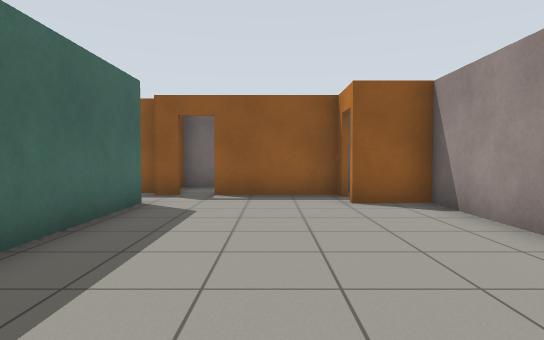
View 1 (above)

16 first-person views from a walk through a robot-simulator world made for Gazebo. The camera is 0.94 m above the floor, tilts 2° down and sees 75° across. The floor is counted in squares, 1 m on a side. Each view is taken from the middle of a square. On the plan, view 1 faces up. The plan holds only what a view shows up to about 12 squares ahead; the rest is blank.

View 2
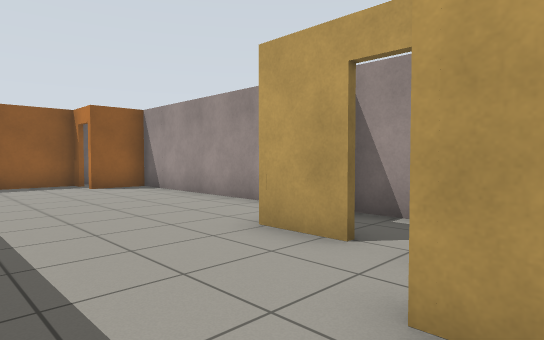

View 3
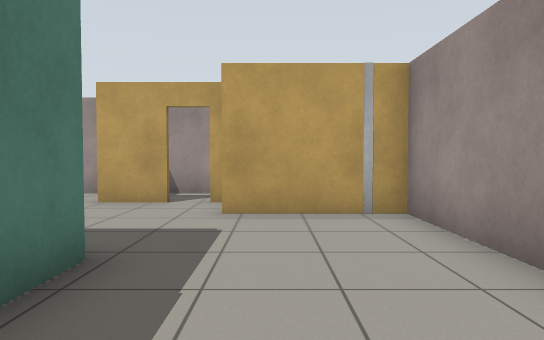

View 4
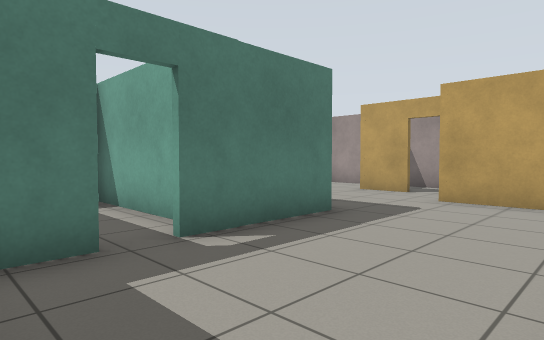

View 5
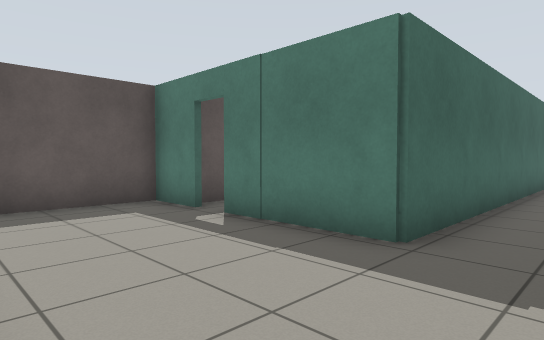

View 6
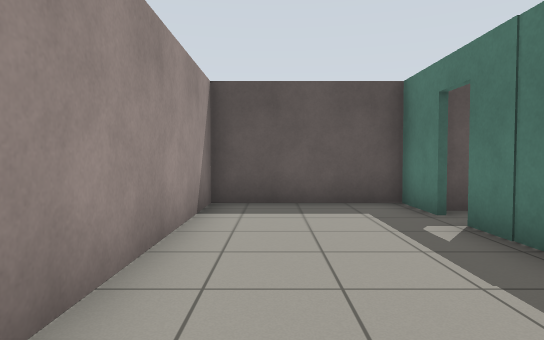

View 7
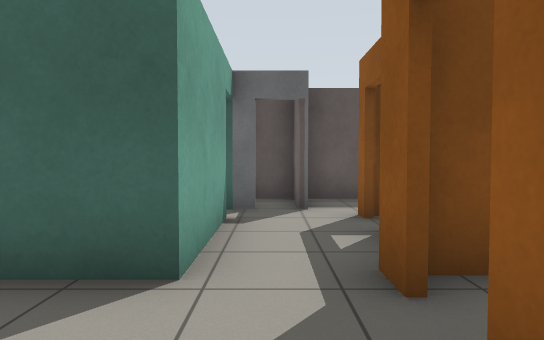

View 8
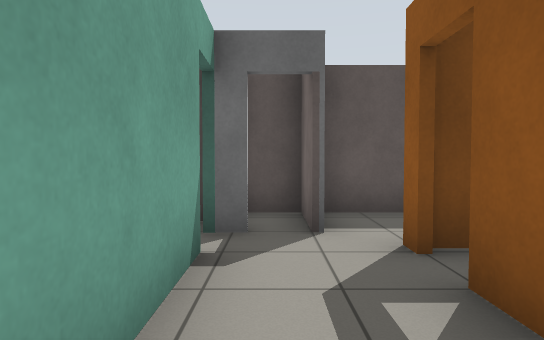

View 9
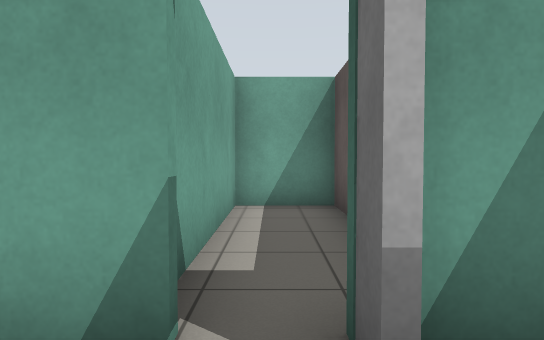

View 10
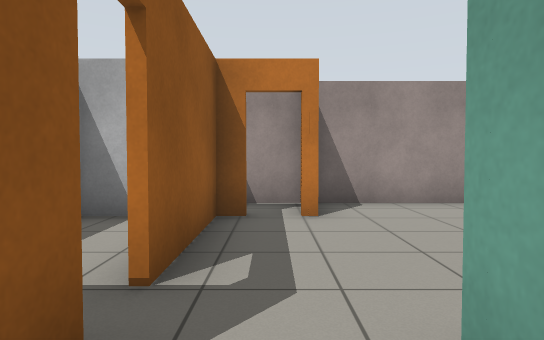

View 11
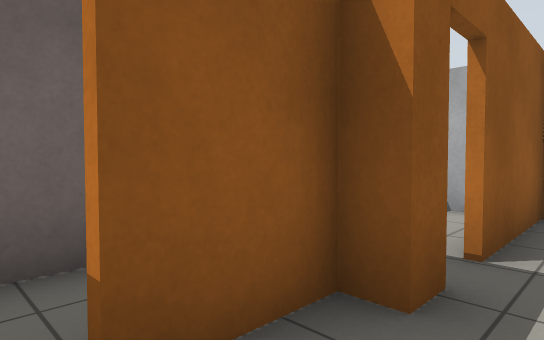

View 12
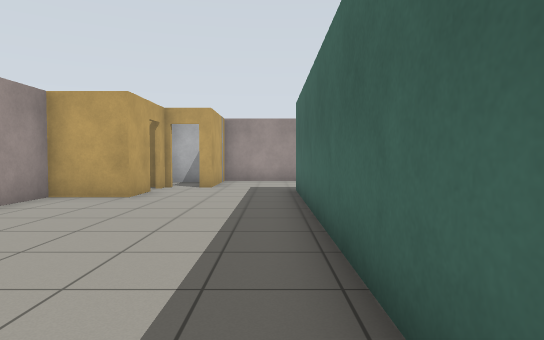

View 13
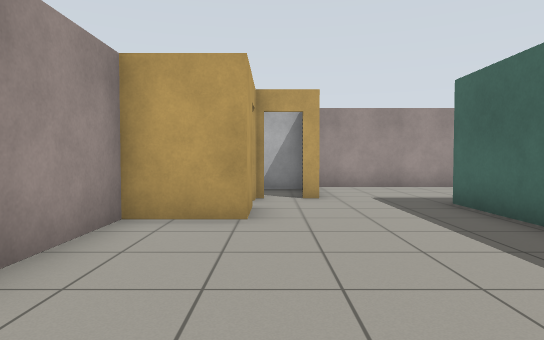

View 14
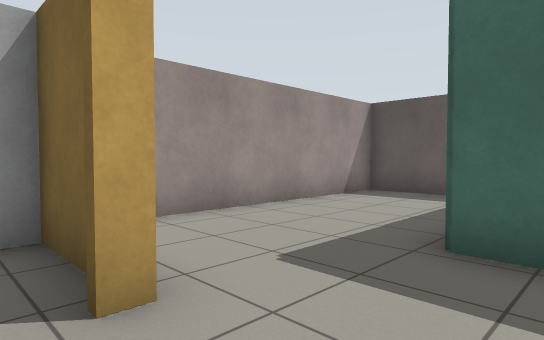

View 15
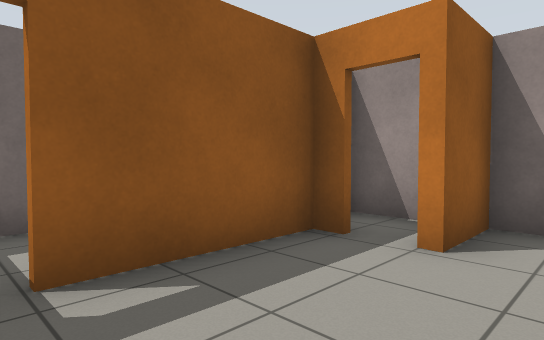

View 16
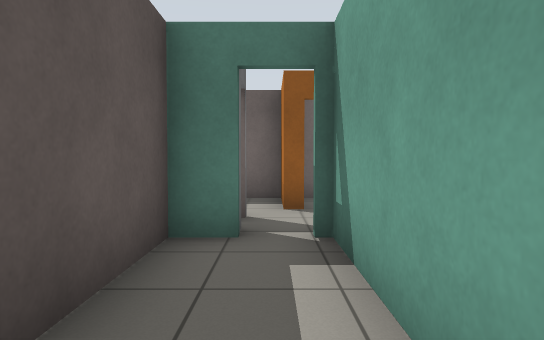

### Floor plan
Points are (right, up) in squares from view 1. A wall is a line through its corners. A room is listed if a view was taken in it or the views show most of it. See-through windows are left out.
Room 1 (views 1, 7, 8, 10, 11, 12, 13, 14, 15)
walls: (1.4, -1.9) (1.4, -0.4) (3.3, -0.4) (3.3, 7); (3.4, 7.3) (1.6, 7.3); (1.8, 8.9) (-1.5, 8.9); (-0.1, -3.2) (0.4, -3.2); (-2.2, 8.9) (-2.9, 8.9); (-5.3, 7.3) (-2.7, 7.3) (-2.7, -2.3); (-2.9, 9.4) (-4.6, 9.4); (-6.4, 7.7) (-6.4, 7.3)
ways out: opening at (-1.5, -2.5) to room 2; open door at (-5, 9.5) to room 3; open door at (-2, 9) to room 5; open door at (1.3, -2.3); open door at (2, 8)
Room 2 (views 2, 3, 4, 5, 6)
walls: (-2.7, -2.3) (-5.9, -2.3); (-6.6, -2.3) (-8.3, -2.3) (-8.3, -6.3) (-0.1, -6.3) (-0.1, -3.2)
ways out: opening at (-1.5, -2.5) to room 1; open door at (-6, -2)
Room 3 (view 9)
walls: (-5.4, 9.4) (-5.8, 9.4)
ways out: open door at (-5, 9.5) to room 1; open door at (-6.3, 7.7) to room 4
Room 4 (view 16)
walls: (-7.2, 7.3) (-7.2, 2.1) (-5.2, 2.1); (-5.3, 0.9) (-5.3, 7.3)
ways out: open door at (-6.3, 7.7) to room 3
Room 5 (no view inside)
walls: (-1, 11.2) (-2.7, 11.2); (-2.7, 9.7) (-2.7, 9.1); (1.7, 8.4) (1.7, 11.1)
ways out: open door at (-2, 9) to room 1
Room 6 (no view inside)
walls: (-3.9, 11.2) (-5.2, 11.2); (-5.6, 10.1) (-5.6, 9.6)

Where each view was taken, in squares from view 1:
view 1: 0 up, 0 right, facing up
view 2: 4 down, 2 left, facing up-right
view 3: 4 down, 6 left, facing right
view 4: 6 down, 8 left, facing up-right
view 5: 6 down, 1 left, facing up-left
view 6: 5 down, 1 left, facing left
view 7: 8 up, 0 right, facing left
view 8: 8 up, 2 left, facing left
view 9: 9 up, 6 left, facing down
view 10: 8 up, 4 left, facing right
view 11: 8 up, 5 left, facing up-right
view 12: 8 up, 2 left, facing down
view 13: 5 up, 1 right, facing down
view 14: 1 down, 1 right, facing down-left
view 15: 6 up, 2 left, facing up-right
view 16: 3 up, 6 left, facing up
